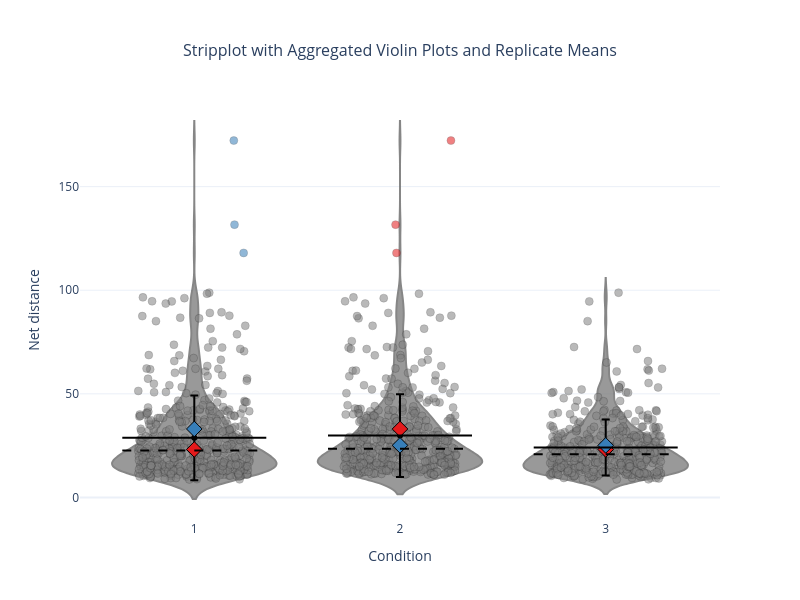

Notebook code for this chart:
### Code cell
import pandas as pd
import numpy as np
import seaborn as sns
import plotly.graph_objects as go

def interactive_stripplot(
    df: pd.DataFrame, 
    metric: str, 
    Metric: str, 
    let_me_look_at_these: list, 
    palette='Set1', 
    width=800, 
    height=600, 
    slope=False,
    jitter_outline_width=0.3,
    violin_edge_color='dimgrey',
    lowband=0.25,
    highband=0.75,
    see_outliars: bool = False
):
    """
    Create an interactive strip plot with aggregated violin plots using Plotly.
    
    For each CONDITION:
      - A grey aggregated violin plot is drawn with custom hover displaying 
        min, median, mean and max values.
      - Scatter (jitter) points are drawn per REPLICATE. By default these points 
        are colored by replicate; however, if see_outliars is True, non‐outlying 
        points are painted grey and only outliers retain their replicate colors.
      - A solid horizontal line is added at the condition mean, along with a dashed line for the median.
      - An error bar with cap is added at the condition mean representing one standard deviation.
      - A diamond marker is added at each (CONDITION, REPLICATE) group representing that group’s mean.
    
    Parameters:
        df (pd.DataFrame): Input data frame.
        metric (str): Column name for the y-axis metric.
        Metric (str): Display name for the y-axis metric.
        let_me_look_at_these (list): Additional columns to include in scatter hover text.
        palette (str): Seaborn color palette for replicates.
        width (int): Plot width.
        height (int): Plot height.
        slope (bool): Whether to adjust jitter based on density and metric values.
        jitter_outline_width (float): Outline width for jittered markers.
        violin_edge_color (str): Color for violin borders.
        see_outliars (bool): When True, paints non-outlying jitter points grey and outliers with their replicate colors.
    
    Returns:
        go.Figure: The resulting Plotly figure.
    """
    # Map each condition to a unique numeric x value
    conditions = df['CONDITION'].unique()
    condition_map = {cond: i for i, cond in enumerate(conditions)}
    
    np.random.seed(42)

    # Create jittered x values based on the condition mapping
    base_x_jitter = df['CONDITION'].map(condition_map)
    if slope:
        density = df.groupby(['CONDITION', metric])[metric].transform('count')
        normalized_density = 1 / density
        jitter = np.random.uniform(-0.2, 0.2, size=len(df)) * ((df[metric] / df[metric].max()) - normalized_density)
        df['x_jitter'] = base_x_jitter + jitter
    else:
        jitter = np.random.uniform(-0.275, 0.275, size=len(df))
        df['x_jitter'] = base_x_jitter + jitter

    # Compute outlier flag per condition using the standard IQR method
    # A point is an outlier if it falls below Q1 - 1.5*IQR or above Q3 + 1.5*IQR for its condition.
    df['is_outlier'] = df[metric].transform(
        lambda x: (x < (x.quantile(lowband) - 1.5*(x.quantile(highband)-x.quantile(lowband)))) | 
                  (x > (x.quantile(highband) + 1.5*(x.quantile(highband)-x.quantile(lowband))))
    )

    # Group data for scatter points by CONDITION and REPLICATE
    grouped = df.groupby(['CONDITION', 'REPLICATE'])
    
    # Assign a distinct color to each REPLICATE using the specified palette
    unique_replicates = df['REPLICATE'].unique()
    replicate_colors = dict(zip(unique_replicates, sns.color_palette(palette, len(unique_replicates)).as_hex()))
    
    fig = go.Figure()
    
    # Plot scatter (jitter) points for each replicate group
    for (cond, repl), group_df in grouped:
        # Prepare hover info for each point
        hover_text = []
        for _, row in group_df.iterrows():
            hover_info = f"{Metric}: {row[metric]}"
            for col in let_me_look_at_these:
                hover_info += f"<br>{dict_Metrics[col]}: {row[col]}"
            hover_text.append(hover_info)
            
        # When see_outliars is enabled, split into outliers and non-outliers
        if see_outliars:
            df_norm = group_df[~group_df['is_outlier']]
            df_out = group_df[group_df['is_outlier']]
            # Plot non-outlier points in grey
            if not df_norm.empty:
                fig.add_trace(go.Scatter(
                    x=df_norm['x_jitter'],
                    y=df_norm[metric],
                    mode='markers',
                    hoverinfo='text',
                    hovertext=hover_text,  # Note: hovertext corresponds to the entire group.
                    marker=dict(
                        color='grey',
                        size=8,
                        opacity=0.55,
                        line=dict(width=jitter_outline_width, color='black')
                    ),
                    showlegend=False
                ))
            # Plot outlier points in the replicate's assigned color
            if not df_out.empty:
                fig.add_trace(go.Scatter(
                    x=df_out['x_jitter'],
                    y=df_out[metric],
                    mode='markers',
                    hoverinfo='text',
                    hovertext=hover_text,
                    marker=dict(
                        color=replicate_colors[repl],
                        size=8,
                        opacity=0.55,
                        line=dict(width=jitter_outline_width, color='black')
                    ),
                    showlegend=False
                ))
        else:
            # Default behavior: all points colored by replicate
            fig.add_trace(go.Scatter(
                x=group_df['x_jitter'],
                y=group_df[metric],
                mode='markers',
                hoverinfo='text',
                hovertext=hover_text,
                marker=dict(
                    color=replicate_colors[repl],
                    size=8,
                    opacity=0.55,
                    line=dict(width=jitter_outline_width, color='black')
                ),
                showlegend=False
            ))
    
    # Add diamond markers representing the overall mean for each replicate in each condition.
    for (cond, repl), group_df in grouped:
        mean_val = group_df[metric].mean()
        x_center = condition_map[cond]
        fig.add_trace(go.Scatter(
            x=[x_center],
            y=[mean_val],
            mode='markers',
            marker=dict(
                symbol='diamond',
                size=12,
                color=replicate_colors[repl],
                line=dict(width=1, color='black')
            ),
            showlegend=False,
            hoverinfo='skip',
            zorder=20
        ))
    
    # Plot one aggregated violin for each condition (not separated by replicate)
    grouped_conditions = df.groupby('CONDITION')
    for cond, group_df in grouped_conditions:
        # Compute aggregate statistics for the condition
        min_val = group_df[metric].min()
        max_val = group_df[metric].max()
        mean_val = group_df[metric].mean()
        median_val = group_df[metric].median()
        std_val = group_df[metric].std()

        x_vals = np.full(len(group_df), condition_map[cond])
        hovertemplate = (
            f"Condition: {cond}<br>"
            "Value: %{y:.2f}<br>"
            f"Min: {min_val:.2f}<br>"
            f"Median: {median_val:.2f}<br>"
            f"Mean: {mean_val:.2f}<br>"
            f"Max: {max_val:.2f}<extra></extra>"
        )

        fig.add_trace(go.Violin(
            x=x_vals,
            y=group_df[metric],
            name=cond,
            opacity=0.8,
            fillcolor='grey',
            line_color=violin_edge_color,
            width=0.8,
            showlegend=False,
            hoverinfo='text',
            hovertemplate=hovertemplate,
            points=False
        ))
        
        # Define x span for horizontal lines (centered on condition_map[cond])
        x_center = condition_map[cond]
        x_offset = 0.35  # Adjust as desired
        
        # Add a solid horizontal line at the condition mean
        fig.add_shape(
            type="line",
            xref="x", yref="y",
            x0=x_center - x_offset,
            x1=x_center + x_offset,
            y0=mean_val,
            y1=mean_val,
            line=dict(color="black", width=2, dash="solid"),
            # layer="above"
        )
        
        # Add a dashed horizontal line at the condition median
        fig.add_shape(
            type="line",
            xref="x", yref="y",
            x0=x_center - x_offset,
            x1=x_center + x_offset,
            y0=median_val,
            y1=median_val,
            line=dict(color="black", width=2, dash="dash"),
            # layer="above"
        )
        
        # Add an invisible scatter marker at the mean with error bars for standard deviation
        fig.add_trace(go.Scatter(
            x=[x_center],
            y=[mean_val],
            mode="markers",
            marker=dict(color="black", size=0),
            showlegend=False,
            error_y=dict(
                type="data",
                array=[std_val],
                visible=True,
                color="black",
                thickness=2,
                width=4
            ),
            zorder=10
        ))
        
    fig.update_layout(
        xaxis=dict(
            tickvals=list(condition_map.values()),
            ticktext=list(condition_map.keys()),
            title='Condition'
        ),
        yaxis_title=Metric,
        template='plotly_white',
        showlegend=False,
        width=width,
        height=height
    )
    
    fig.add_annotation(
        text="Stripplot with Aggregated Violin Plots and Replicate Means",
        xref="paper",
        yref="paper",
        x=0.5,
        y=1.15,
        showarrow=False,
        font=dict(size=16)
    )
    
    return fig


# Example usage:
fig = interactive_stripplot(
    Track_stats, 
    'NET_DISTANCE', 
    dict_Track_metrics['NET_DISTANCE'], 
    let_me_look_at_these=['REPLICATE', 'TRACK_LENGTH', 'NET_DISTANCE', 'CONFINEMENT_RATIO', 'TRACK_POINTS', 'MEAN_DIRECTION_DEG'], 
    slope=False,
    see_outliars=True,
    highband=0.9
    )

# Display the figure in a Jupyter Notebook or similar interactive environment:
display(fig)

### Figure 1 — Plotly figure (JSON) as saved in the notebook; plotly's stock layout.template omitted (floating-point values rounded to 4 significant figures; data arrays with more than 128 entries replaced by an {"elided": "..."} marker saying what was removed)
{"data": [{"hoverinfo": "text", "hovertext": {"elided": "205 str values"}, "marker": {"color": "grey", "line": {"color": "black", "width": 0.3}, "opacity": 0.55, "size": 8}, "mode": "markers", "showlegend": false, "type": "scatter", "x": {"elided": "205 float values"}, "y": {"elided": "205 float values"}}, {"hoverinfo": "text", "hovertext": {"elided": "269 str values"}, "marker": {"color": "grey", "line": {"color": "black", "width": 0.3}, "opacity": 0.55, "size": 8}, "mode": "markers", "showlegend": false, "type": "scatter", "x": {"elided": "266 float values"}, "y": {"elided": "266 float values"}}, {"hoverinfo": "text", "hovertext": {"elided": "269 str values"}, "marker": {"color": "#377eb8", "line": {"color": "black", "width": 0.3}, "opacity": 0.55, "size": 8}, "mode": "markers", "showlegend": false, "type": "scatter", "x": [0.1921, 0.2399, 0.1955], "y": [172.2, 118.0, 131.7]}, {"hoverinfo": "text", "hovertext": {"elided": "269 str values"}, "marker": {"color": "grey", "line": {"color": "black", "width": 0.3}, "opacity": 0.55, "size": 8}, "mode": "markers", "showlegend": false, "type": "scatter", "x": {"elided": "266 float values"}, "y": {"elided": "266 float values"}}, {"hoverinfo": "text", "hovertext": {"elided": "269 str values"}, "marker": {"color": "#e41a1c", "line": {"color": "black", "width": 0.3}, "opacity": 0.55, "size": 8}, "mode": "markers", "showlegend": false, "type": "scatter", "x": [1.248, 0.9828, 0.9784], "y": [172.2, 118.0, 131.7]}, {"hoverinfo": "text", "hovertext": {"elided": "182 str values"}, "marker": {"color": "grey", "line": {"color": "black", "width": 0.3}, "opacity": 0.55, "size": 8}, "mode": "markers", "showlegend": false, "type": "scatter", "x": {"elided": "182 float values"}, "y": {"elided": "182 float values"}}, {"hoverinfo": "text", "hovertext": {"elided": "205 str values"}, "marker": {"color": "grey", "line": {"color": "black", "width": 0.3}, "opacity": 0.55, "size": 8}, "mode": "markers", "showlegend": false, "type": "scatter", "x": {"elided": "205 float values"}, "y": {"elided": "205 float values"}}, {"hoverinfo": "text", "hovertext": {"elided": "182 str values"}, "marker": {"color": "grey", "line": {"color": "black", "width": 0.3}, "opacity": 0.55, "size": 8}, "mode": "markers", "showlegend": false, "type": "scatter", "x": {"elided": "182 float values"}, "y": {"elided": "182 float values"}}, {"hoverinfo": "skip", "marker": {"color": "#e41a1c", "line": {"color": "black", "width": 1}, "size": 12, "symbol": "diamond"}, "mode": "markers", "showlegend": false, "type": "scatter", "x": [0], "y": [23.16], "zorder": 20}, {"hoverinfo": "skip", "marker": {"color": "#377eb8", "line": {"color": "black", "width": 1}, "size": 12, "symbol": "diamond"}, "mode": "markers", "showlegend": false, "type": "scatter", "x": [0], "y": [33.04], "zorder": 20}, {"hoverinfo": "skip", "marker": {"color": "#e41a1c", "line": {"color": "black", "width": 1}, "size": 12, "symbol": "diamond"}, "mode": "markers", "showlegend": false, "type": "scatter", "x": [1], "y": [33.04], "zorder": 20}, {"hoverinfo": "skip", "marker": {"color": "#377eb8", "line": {"color": "black", "width": 1}, "size": 12, "symbol": "diamond"}, "mode": "markers", "showlegend": false, "type": "scatter", "x": [1], "y": [25.13], "zorder": 20}, {"hoverinfo": "skip", "marker": {"color": "#e41a1c", "line": {"color": "black", "width": 1}, "size": 12, "symbol": "diamond"}, "mode": "markers", "showlegend": false, "type": "scatter", "x": [2], "y": [23.16], "zorder": 20}, {"hoverinfo": "skip", "marker": {"color": "#377eb8", "line": {"color": "black", "width": 1}, "size": 12, "symbol": "diamond"}, "mode": "markers", "showlegend": false, "type": "scatter", "x": [2], "y": [25.13], "zorder": 20}, {"fillcolor": "grey", "hoverinfo": "text", "hovertemplate": "Condition: 1<br>Value: %{y:.2f}<br>Min: 8.69<br>Median: 22.63<br>Mean: 28.77<br>Max: 172.23<extra></extra>", "line": {"color": "dimgrey"}, "name": "1", "opacity": 0.8, "points": false, "showlegend": false, "type": "violin", "width": 0.8, "x": {"elided": "474 int values"}, "y": {"elided": "474 float values"}}, {"error_y": {"array": [20.45], "color": "black", "thickness": 2, "type": "data", "visible": true, "width": 4}, "marker": {"color": "black", "size": 0}, "mode": "markers", "showlegend": false, "type": "scatter", "x": [0], "y": [28.77], "zorder": 10}, {"fillcolor": "grey", "hoverinfo": "text", "hovertemplate": "Condition: 2<br>Value: %{y:.2f}<br>Min: 10.91<br>Median: 23.54<br>Mean: 29.85<br>Max: 172.23<extra></extra>", "line": {"color": "dimgrey"}, "name": "2", "opacity": 0.8, "points": false, "showlegend": false, "type": "violin", "width": 0.8, "x": {"elided": "451 int values"}, "y": {"elided": "451 float values"}}, {"error_y": {"array": [19.94], "color": "black", "thickness": 2, "type": "data", "visible": true, "width": 4}, "marker": {"color": "black", "size": 0}, "mode": "markers", "showlegend": false, "type": "scatter", "x": [1], "y": [29.85], "zorder": 10}, {"fillcolor": "grey", "hoverinfo": "text", "hovertemplate": "Condition: 3<br>Value: %{y:.2f}<br>Min: 8.69<br>Median: 20.84<br>Mean: 24.08<br>Max: 98.82<extra></extra>", "line": {"color": "dimgrey"}, "name": "3", "opacity": 0.8, "points": false, "showlegend": false, "type": "violin", "width": 0.8, "x": {"elided": "387 int values"}, "y": {"elided": "387 float values"}}, {"error_y": {"array": [13.48], "color": "black", "thickness": 2, "type": "data", "visible": true, "width": 4}, "marker": {"color": "black", "size": 0}, "mode": "markers", "showlegend": false, "type": "scatter", "x": [2], "y": [24.08], "zorder": 10}], "layout": {"annotations": [{"font": {"size": 16}, "showarrow": false, "text": "Stripplot with Aggregated Violin Plots and Replicate Means", "x": 0.5, "xref": "paper", "y": 1.15, "yref": "paper"}], "height": 600, "shapes": [{"line": {"color": "black", "dash": "solid", "width": 2}, "type": "line", "x0": -0.35, "x1": 0.35, "xref": "x", "y0": 28.77, "y1": 28.77, "yref": "y"}, {"line": {"color": "black", "dash": "dash", "width": 2}, "type": "line", "x0": -0.35, "x1": 0.35, "xref": "x", "y0": 22.63, "y1": 22.63, "yref": "y"}, {"line": {"color": "black", "dash": "solid", "width": 2}, "type": "line", "x0": 0.65, "x1": 1.35, "xref": "x", "y0": 29.85, "y1": 29.85, "yref": "y"}, {"line": {"color": "black", "dash": "dash", "width": 2}, "type": "line", "x0": 0.65, "x1": 1.35, "xref": "x", "y0": 23.54, "y1": 23.54, "yref": "y"}, {"line": {"color": "black", "dash": "solid", "width": 2}, "type": "line", "x0": 1.65, "x1": 2.35, "xref": "x", "y0": 24.08, "y1": 24.08, "yref": "y"}, {"line": {"color": "black", "dash": "dash", "width": 2}, "type": "line", "x0": 1.65, "x1": 2.35, "xref": "x", "y0": 20.84, "y1": 20.84, "yref": "y"}], "showlegend": false, "width": 800, "xaxis": {"ticktext": [1, 2, 3], "tickvals": [0, 1, 2], "title": {"text": "Condition"}}, "yaxis": {"title": {"text": "Net distance"}}}}
